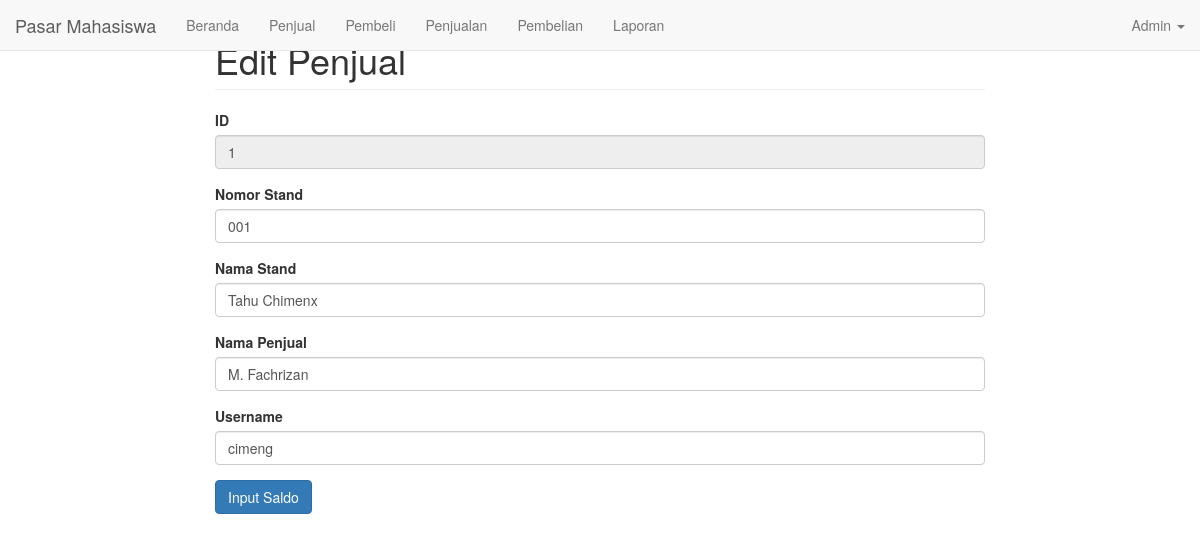
The app's page /admin_penjual_edit_page.php?idpenjual=1 (signed in) with its own data.
### tables this page shows
CREATE TABLE `tb_penjual` (
  `id_penjual` int(11) NOT NULL AUTO_INCREMENT,
  `no_stand` varchar(11) NOT NULL,
  `nama_stand` varchar(50) NOT NULL,
  `nama_penjual` varchar(50) NOT NULL,
  `username` varchar(50) NOT NULL,
  `password` varchar(50) NOT NULL,
  `saldo` int(11) NOT NULL,
  PRIMARY KEY (`id_penjual`),
  KEY `id_penjual` (`id_penjual`),
  KEY `id_penjual_2` (`id_penjual`)
);

### admin_penjual_edit_page.php (the view, shortened to what this page needs)
<?php
$idpen = $_GET['idpenjual'];
?>
<!DOCTYPE html>
<html lang="en">
<head>
    <link rel="stylesheet" href="bootstrap/css/bootstrap.min.css">
</head>
<body>
    <?php
    include 'navbar.php';
    require 'config.php';
    $q = "select * from tb_penjual where id_penjual='$idpen'";
    $exeq = mysqli_query($koneksi, $q);
    $lihat = mysqli_fetch_assoc($exeq);
    ?>
    <div class="col-md-8 col-md-offset-2 main">
        <h1 class="page-header">Edit Penjual</h1>
        <form action="admin_penjual_edit.php" method="post">
            <div class="form-group">
                <label>ID</label>
                <input readonly type="text" value="<?php echo $idpen ?>" name="id" class="form-control" placeholder="" required>
            </div>
            <div class="form-group">
                <label>Nomor Stand</label>
                <input type="text" value="<?php echo $lihat['no_stand'] ?>" name="nomorstand" class="form-control" placeholder="" required>
            </div>
            <div class="form-group">
                <label>Nama Stand</label>
                <input type="text" value="<?php echo $lihat['nama_stand'] ?>" name="namastand" class="form-control" placeholder="" required>
            </div>
            <div class="form-group">
                <label>Nama Penjual</label>
                <input type="text" value="<?php echo $lihat['nama_penjual'] ?>" name="namapenjual" class="form-control" placeholder="" required>
            </div>
            <div class="form-group">
                <label>Username</label>
                <input type="text" value="<?php echo $lihat['username'] ?>" name="username" class="form-control" placeholder="" required>
            </div>
            <input type="submit" class="btn btn-primary" value="Input Saldo">
        </form>
    </div>
</body>

### records on screen
tb_penjual: nomorstand "001", namastand "Tahu Chimenx", namapenjual "M. Fachrizan", username "cimeng"

### other values on screen
$nama "Admin"
